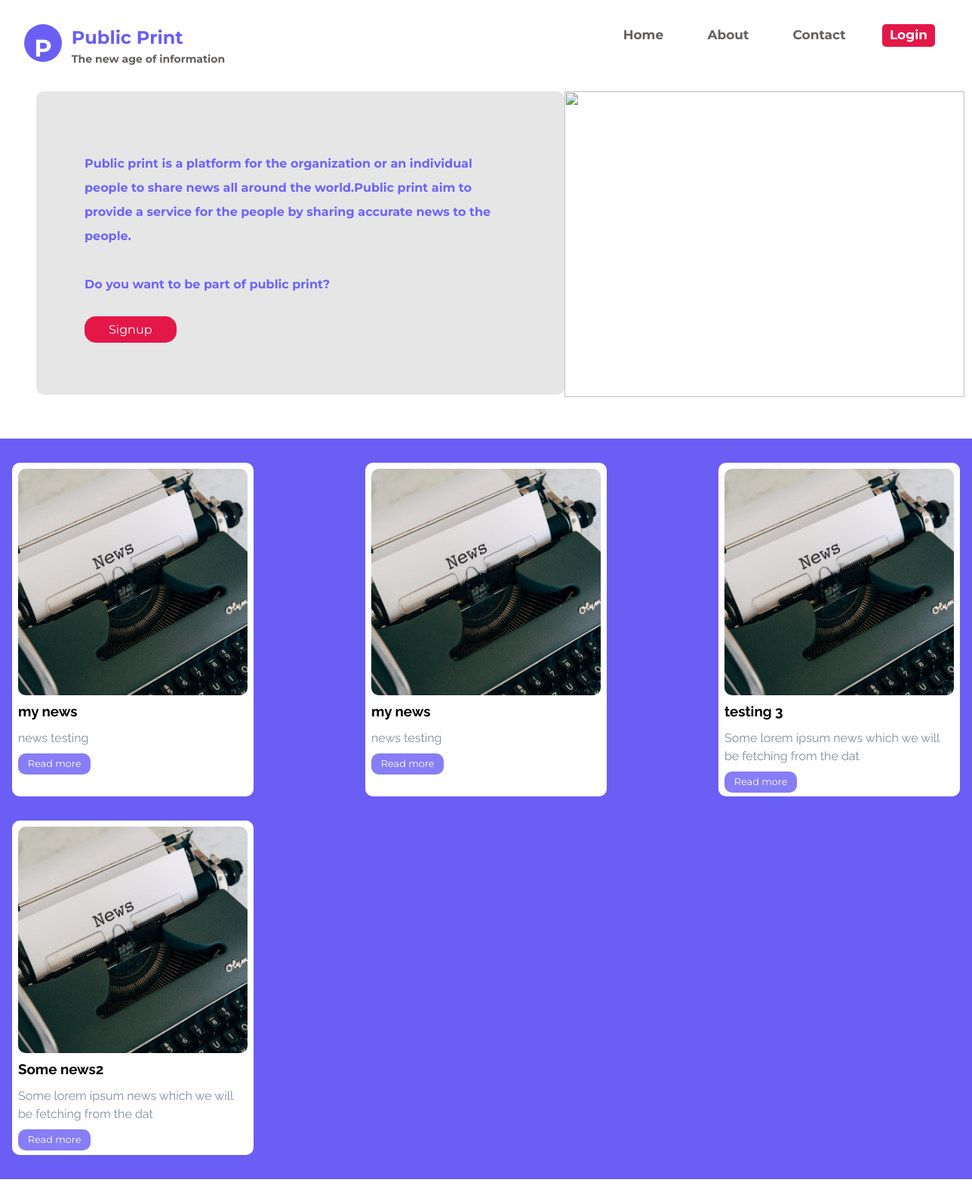
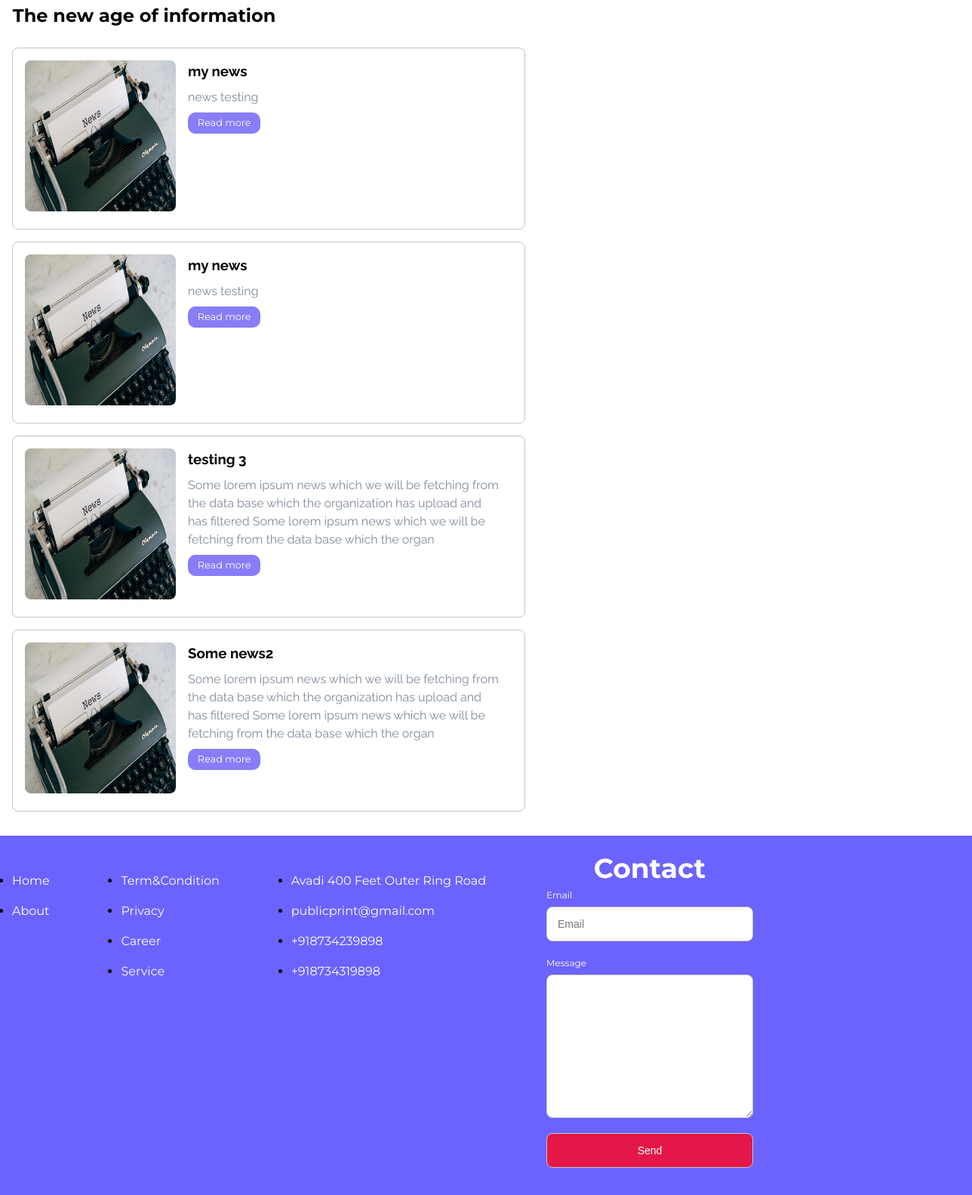
The page / on the database its author committed (2 pictures, top to bottom).
### blog/models.py (models this page shows, shortened)
class Post(models.Model):
    title = models.CharField(max_length=100)
    content = models.TextField()
    date_posted = models.DateTimeField(default=timezone.now)
    author = models.ForeignKey(User, on_delete=models.CASCADE)

### blog/views.py (the view)
# urls.py: path('',PostListView.as_view(),name = "blog-home"),
class PostListView(ListView):
    model = Post
    template_name = 'blog/index.html'
    context_object_name = 'posts'
    ordering = ['-date_posted']

### blog/templates/blog/index.html (shortened to what this page needs)
{% load static %}
<!DOCTYPE html>
<html lang="en">
<head>
    <link rel="stylesheet" href="{% static 'blog/style.css' %}">
</head>
<body>
    {% block content %}
    <header>
        <div class="logo">
            <div class="p">
                <h1>P</h1>
            </div>
            <div class="informa">
                <h2>Public Print</h2>
                <h3>The new age of information</h3>
            </div>
        </div>
        <div class="nav">
            <ul>
                <li><a href="/">Home</a></li>
                <li><a href="{% url 'about' %}">About</a></li>
                <li><a href="#con">Contact</a></li>
                {% if user.is_authenticated %}
                <li><a id="log" href="{% url 'profile' %}">Profile</a></li>
                <li><a id="log" href="{% url 'post-create' %}">Create</a></li>
                <li><a id="log" href="{% url 'logout' %}">Logout</a></li>
                {% else %}
                <li><a id="log" href="{% url 'login' %}">Login</a></li>
                {% endif %}
            </ul>
        </div>
    </header>
        <div class="intro">
            <div class="info">
                <h5>
                    Public print is a platform for the organization or an individual people to share news all around the world.Public print aim to provide a service for the people by sharing accurate news to the people.
                </h5>
                <h4>Do you want to be part of public print?</h4>
                <a href="{% url 'register' %}">Signup</a>
            </div>
            <div class="sideimage">
                <img src="{% static 'blog/sideimg.png' %}" alt="" height="405px" width="530px">
            </div>
        </div>
        <div class="latestContent">
            <div class="newhighlight">
                {% for post in posts %}
                <div class="highlight">
                    <img src="{% static 'blog/news.jpg' %}" alt=""width="100%" height="300px">
                    <h3>{{ post.title }}</h3>
                    <p>{{ post.content|slice:"0:60"  }}</p>
                    <a id="btn-read" href="{% url 'post-detail' post.id %}">Read more</a>
                </div>
                {% endfor %}
            </div>
        </div>
<div class="public">
    <h2>The new age of information</h2>
</div>
<div class="system">
    {% for post in posts %}
    <div class="system-post">
        <div class="image">
            <img src="{% static 'blog/news.jpg' %}" alt=""width="200px" height="200px">
        </div>
       <div class="content">
            <h3>{{ post.title }}</h3>
            <p>{{ post.content|slice:"0:200"  }}</p>
            <a id="btn-read" href="{% url 'post-detail' post.id %}">Read more</a>
       </div>
    </div>
    {% endfor %}
    </div>
    <footer>
        <div class="mainsitemap">
            <div class="sitemap">
                <ul class="list">
                    <li><a href="#">Home</a></li>
                    <li><a href="#">About</a></li>
                </ul>
            </div>
            <div class="privacy">
                <ul class="list">
                    <li><a href="#">Term&Condition</a></li>
                    <li><a href="#">Privacy</a></li>
                    <li><a href="#">Career</a></li>
                    <li><a href="#" >Service</a></li>
                </ul>
            </div>
            <div class="location">
                <ul class="list">
                    <li><a href="#"> Avadi 400 Feet Outer Ring Road</a></li>
                    <li><a href="#"> publicprint@gmail.com</a></li>
                    <li><a href="#"> +918734239898</a></li>
                    <li><a href="#" > +918734319898</a></li>
                </ul>
            </div>
        </div>
        <div class="contact">
                <div class="right">
                    <form action="addContact/" method="POST">{% csrf_token %}
                        <section class="copy">
                            <h2 id="con">Contact</h2>
                        </section>
                        <div class="input_cont name">
                        <div class="input_cont email">
                            <label for="email">Email</label>
                            <input type="email" name="email" id="" placeholder="Email">
                        </div>
                        <div class="input_cont password">
                            <label for="content">Message</label>
                            <textarea name="content" id="" cols="30" rows="10"></textarea>
                        </div>
                        <button class="message-btn" type="submit">Send</button>
                    </form>
                </div>
            </div>
    </footer>
    {% endblock content %}
</body>
</html>

### blog/static/blog/style.css (style rules this page uses)
:root { font-size:100%; font-size:16px; line-height: 1.5; --primary-blue:#233975; }
body { padding: 0; margin:0; font-family: 'Montserrat', sans-serif; }
* { margin:0; padding:0; box-sizing: border-box; }
header { display: flex; flex-direction: row; justify-content: space-between; margin:2em; }
.logo { display: flex; flex-direction: row; }
.logo .p h1 { background-color:#6A5EF5; color:#fff; padding:8px; width:50px; height:50px; border-radius:50%; text-align: center; font-family: 'Montserrat', sans-serif; }
.informa { margin-left:.8em; }
.informa h2 { color:#6A5EF5; font-family: 'Montserrat', sans-serif; }
.informa h3 { color:#61605D; font-size: 14px; font-family: 'Montserrat', sans-serif; }
.nav ul { list-style: none; margin:0; padding:0; }
.nav ul li { display:inline-block; }
.nav ul li a { display: block; padding:2px 10px; margin:0em 1em; font-size: 17px; color:#61605D; font-family: 'Montserrat', sans-serif; font-weight:bold; }
#log { background-color: #E41749; color:#fff; border-radius: 5px; }
.intro { display: grid; grid-template-columns: 1fr 1fr; }
.info { width:700px; height:402px; background-color:#E6E6E6; padding:5em 4em 0em; margin-left:3em; border-radius: 10px; }
.info h5, .info h4 { font-family: 'Montserrat', sans-serif; font-size:1rem; line-height: 2em; color:#6C63FF; margin-bottom: 2em; }
.info a { background-color:#E41749; color:#fff; font-size:1rem; border:none; padding:.5em 2em; border-radius:15px; }
.sideimage { margin-right:2em; }
.latestContent { margin-top:3em; padding:1em; background-color:#6A5EF5 ; }
.newhighlight { display:flex; flex-direction: row; flex-wrap: wrap; justify-content: space-between; }
.highlight { width:20em; height:auto; border:none; background-color: #fff; padding:.5em; border-radius:10px; margin:1em 0em; }
.highlight img { width:100%; object-fit: cover; border-radius:10px; }
.highlight h3,.content h3 { color:#000; padding:0em 0em; font-family: 'Raleway', sans-serif; font-weight: bold; }
.highlight p,.content p { color:#7f8c9b; padding:.6em 0em; font-family: 'Raleway', sans-serif; }
.copy h2 { font-size:2.25rem; font-weight:700; }
a { text-decoration: none; }
.left , .right { display: flex; justify-content: center; align-items: center; }
.right .copy { color:black; text-align:center; }
.right form { width:328px; }
form input[type="text"],form input[type="email"],form input[type="password"],.singup-btn,textarea { display: block; width:100%; box-sizing: border-box; border-radius: 8px; border:1px solid #c4c4c4; padding:1em; margin-bottom: 1.25rem; font-size: 0.875rem; }
label { display: block; margin-bottom: 0.5em; font-size: 0.75rem; }
@media screen and (min-width:900px) { .left ,.right { display:flex; width:50%; height: auto; } }
.public h2 { margin:1em .7em; }
.system { margin:1em; display:flex; flex-direction: row; flex-wrap: wrap; justify-content: space-between; }
.system-post { display:flex; flex-direction: row; border:1px solid #000; width:680px; height:auto; padding:1em; border-radius:8px; border:1px solid #c4c4c4; margin-bottom:1em; }
.system-post .image img { border-radius: 8px; }
.content { margin: 0em 1em 1em; }
footer { background-color:#6C63FF; padding:1em; display: flex; flex-direction: row; }
.mainsitemap { width:50%; display: flex; flex-direction: row; justify-content: space-between; }
.contact { width:50%; justify-content: right; padding:0em 0em 0em 5em; }
footer h2 { color:#fff; }
footer label { color:#fff; }
footer button { background-color:#E41749; color:#fff; display: block; width:100%; box-sizing: border-box; border-radius: 8px; border:1px solid #c4c4c4; padding:1em; margin-bottom: 1.25rem; font-size: 0.875rem; cursor:pointer; }
.list { display:flex; flex-direction: column; float:left; margin:1em 0em; }
.list li { margin-top:1em; margin-left:none; }
a { text-decoration: none; color:#fff; }
#btn-read { padding: .5em 1em; border: none; border-radius: 10px; background-color: #6b5ef5ce; color: #fff; font-size: .8rem; cursor: pointer; }
.right > form { width:600px; }
button { color:#fff; }

### rows shown on the page
Post: title "my news", content "news testing"
Post: title "my news", content "news testing"
Post: title "testing 3", content "Some lorem ipsum news which we will be fetching from the dat", content "Some lorem ipsum news which we will be fetching from the data base which the organization has upload and has filtered Some lorem ipsum news which we will be fetching from the data base which the organ"
Post: title "Some news2", content "Some lorem ipsum news which we will be fetching from the dat", content "Some lorem ipsum news which we will be fetching from the data base which the organization has upload and has filtered Some lorem ipsum news which we will be fetching from the data base which the organ"
